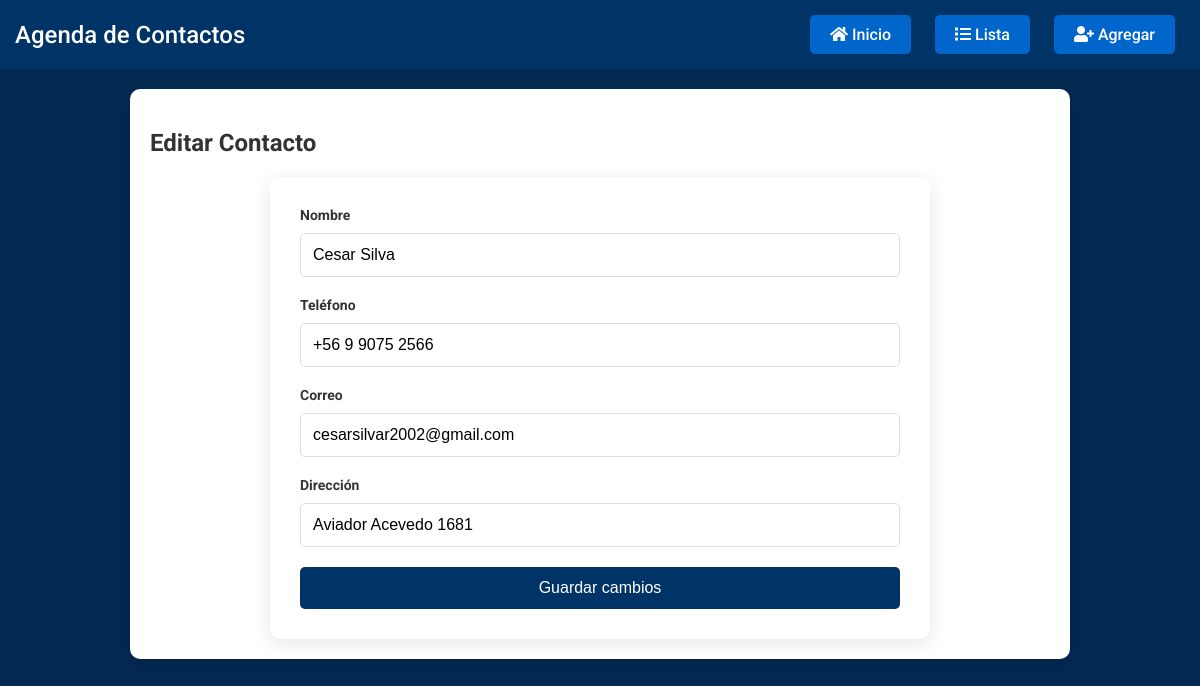
The page /contactos/editar/1/ on the database its author committed.
### contactos/models.py (models this page shows, shortened)
class Contacto(models.Model):
    nombre = models.CharField(max_length=100)
    telefono = models.CharField(max_length=15)
    correo = models.EmailField()
    direccion = models.CharField(max_length=200)

### contactos/views.py (the view)
# urls.py: path('editar/<int:id>/', views.editar_contacto, name='editar_contacto'),
def editar_contacto(request, id):
    contacto = get_object_or_404(Contacto, id=id)
    if request.method == 'POST':
        form = ContactoForm(request.POST, instance=contacto)
        if form.is_valid():
            form.save()
            return redirect('listar_contactos')
    else:
        form = ContactoForm(instance=contacto)
    return render(request, 'contactos/editar_contacto.html', {'form': form})

### contactos/forms.py (shortened to what this page needs)
class ContactoForm(forms.ModelForm):
    class Meta:
        model = Contacto
        fields = ['nombre', 'telefono', 'correo', 'direccion']

### contactos/templates/contactos/editar_contacto.html (shortened to what this page needs)
{% extends 'contactos/base.html' %}
{% block content %}
    <h2>Editar Contacto</h2>
    <form method="post" class="form-agregar-contacto">
        <div class="form-group">
            <label for="id_nombre">Nombre</label>
            {{ form.nombre }}
        </div>
        <div class="form-group">
            <label for="id_telefono">Teléfono</label>
            {{ form.telefono }}
        </div>
        <div class="form-group">
            <label for="id_correo">Correo</label>
            {{ form.correo }}
        </div>
        <div class="form-group">
            <label for="id_direccion">Dirección</label>
            {{ form.direccion }}
        </div>
        <button type="submit" class="btn">Guardar cambios</button>
    </form>
{% endblock %}

### contactos/templates/contactos/base.html (style rules this page uses)
body { font-family: 'Roboto', sans-serif; background-color: #032950; margin: 0; padding: 0; color: #333; }
.form-agregar-contacto { display: grid; gap: 20px; max-width: 600px; margin: 0 auto; padding: 30px; background-color: #fff; border-radius: 10px; box-shadow: 0 4px 20px rgba(0, 0, 0, 0.1); }
.form-agregar-contacto .form-group { display: flex; flex-direction: column; gap: 10px; }
.form-agregar-contacto .form-group label { font-size: 14px; font-weight: bold; color: #333; }
.form-agregar-contacto .form-group input, .form-agregar-contacto .form-group select { padding: 12px; border: 1px solid #ddd; border-radius: 5px; font-size: 16px; transition: border-color 0.3s ease; }
.form-agregar-contacto .btn { padding: 12px 20px; background-color: #003366; color: white; border: none; border-radius: 5px; font-size: 16px; cursor: pointer; transition: background-color 0.3s ease; }

### rows shown on the page
Contacto: nombre "Cesar Silva", telefono "+56 9 9075 2566", correo "cesarsilvar2002@gmail.com", direccion "Aviador Acevedo 1681"
